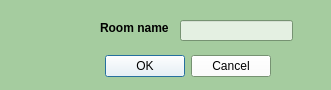
<?xml version="1.0" encoding="UTF-8"?>
<ui version="4.0">
 <class>AddRoomWindow</class>
 <widget class="QDialog" name="AddRoomWindow">
  <property name="geometry">
   <rect>
    <x>0</x>
    <y>0</y>
    <width>331</width>
    <height>90</height>
   </rect>
  </property>
  <property name="minimumSize">
   <size>
    <width>331</width>
    <height>90</height>
   </size>
  </property>
  <property name="maximumSize">
   <size>
    <width>331</width>
    <height>90</height>
   </size>
  </property>
  <property name="palette">
   <palette>
    <active>
     <colorrole role="WindowText">
      <brush brushstyle="SolidPattern">
       <color alpha="255">
        <red>0</red>
        <green>0</green>
        <blue>0</blue>
       </color>
      </brush>
     </colorrole>
     <colorrole role="Button">
      <brush brushstyle="SolidPattern">
       <color alpha="179">
        <red>255</red>
        <green>255</green>
        <blue>255</blue>
       </color>
      </brush>
     </colorrole>
     <colorrole role="Text">
      <brush brushstyle="SolidPattern">
       <color alpha="255">
        <red>0</red>
        <green>0</green>
        <blue>0</blue>
       </color>
      </brush>
     </colorrole>
     <colorrole role="BrightText">
      <brush brushstyle="SolidPattern">
       <color alpha="255">
        <red>64</red>
        <green>159</green>
        <blue>63</blue>
       </color>
      </brush>
     </colorrole>
     <colorrole role="ButtonText">
      <brush brushstyle="SolidPattern">
       <color alpha="255">
        <red>0</red>
        <green>0</green>
        <blue>0</blue>
       </color>
      </brush>
     </colorrole>
     <colorrole role="Base">
      <brush brushstyle="SolidPattern">
       <color alpha="179">
        <red>255</red>
        <green>255</green>
        <blue>255</blue>
       </color>
      </brush>
     </colorrole>
     <colorrole role="Window">
      <brush brushstyle="SolidPattern">
       <color alpha="255">
        <red>165</red>
        <green>204</green>
        <blue>159</blue>
       </color>
      </brush>
     </colorrole>
     <colorrole role="Accent">
      <brush brushstyle="SolidPattern">
       <color alpha="255">
        <red>64</red>
        <green>159</green>
        <blue>63</blue>
       </color>
      </brush>
     </colorrole>
    </active>
    <inactive>
     <colorrole role="WindowText">
      <brush brushstyle="SolidPattern">
       <color alpha="255">
        <red>0</red>
        <green>0</green>
        <blue>0</blue>
       </color>
      </brush>
     </colorrole>
     <colorrole role="Button">
      <brush brushstyle="SolidPattern">
       <color alpha="179">
        <red>255</red>
        <green>255</green>
        <blue>255</blue>
       </color>
      </brush>
     </colorrole>
     <colorrole role="Text">
      <brush brushstyle="SolidPattern">
       <color alpha="255">
        <red>0</red>
        <green>0</green>
        <blue>0</blue>
       </color>
      </brush>
     </colorrole>
     <colorrole role="BrightText">
      <brush brushstyle="SolidPattern">
       <color alpha="255">
        <red>64</red>
        <green>159</green>
        <blue>63</blue>
       </color>
      </brush>
     </colorrole>
     <colorrole role="ButtonText">
      <brush brushstyle="SolidPattern">
       <color alpha="255">
        <red>0</red>
        <green>0</green>
        <blue>0</blue>
       </color>
      </brush>
     </colorrole>
     <colorrole role="Base">
      <brush brushstyle="SolidPattern">
       <color alpha="179">
        <red>255</red>
        <green>255</green>
        <blue>255</blue>
       </color>
      </brush>
     </colorrole>
     <colorrole role="Window">
      <brush brushstyle="SolidPattern">
       <color alpha="255">
        <red>165</red>
        <green>204</green>
        <blue>159</blue>
       </color>
      </brush>
     </colorrole>
     <colorrole role="Accent">
      <brush brushstyle="SolidPattern">
       <color alpha="255">
        <red>64</red>
        <green>159</green>
        <blue>63</blue>
       </color>
      </brush>
     </colorrole>
    </inactive>
    <disabled>
     <colorrole role="Button">
      <brush brushstyle="SolidPattern">
       <color alpha="179">
        <red>255</red>
        <green>255</green>
        <blue>255</blue>
       </color>
      </brush>
     </colorrole>
     <colorrole role="BrightText">
      <brush brushstyle="SolidPattern">
       <color alpha="255">
        <red>64</red>
        <green>159</green>
        <blue>63</blue>
       </color>
      </brush>
     </colorrole>
     <colorrole role="Base">
      <brush brushstyle="SolidPattern">
       <color alpha="255">
        <red>165</red>
        <green>204</green>
        <blue>159</blue>
       </color>
      </brush>
     </colorrole>
     <colorrole role="Window">
      <brush brushstyle="SolidPattern">
       <color alpha="255">
        <red>165</red>
        <green>204</green>
        <blue>159</blue>
       </color>
      </brush>
     </colorrole>
     <colorrole role="Accent">
      <brush brushstyle="SolidPattern">
       <color alpha="255">
        <red>64</red>
        <green>159</green>
        <blue>63</blue>
       </color>
      </brush>
     </colorrole>
    </disabled>
   </palette>
  </property>
  <property name="windowTitle">
   <string>Add Room</string>
  </property>
  <widget class="QDialogButtonBox" name="confirm_room">
   <property name="geometry">
    <rect>
     <x>-70</x>
     <y>50</y>
     <width>341</width>
     <height>32</height>
    </rect>
   </property>
   <property name="orientation">
    <enum>Qt::Orientation::Horizontal</enum>
   </property>
   <property name="standardButtons">
    <set>QDialogButtonBox::StandardButton::Cancel|QDialogButtonBox::StandardButton::Ok</set>
   </property>
  </widget>
  <widget class="QLineEdit" name="room_name_input">
   <property name="geometry">
    <rect>
     <x>180</x>
     <y>20</y>
     <width>113</width>
     <height>21</height>
    </rect>
   </property>
   <property name="font">
    <font>
     <bold>true</bold>
    </font>
   </property>
   <property name="text">
    <string/>
   </property>
  </widget>
  <widget class="QLabel" name="label">
   <property name="geometry">
    <rect>
     <x>100</x>
     <y>20</y>
     <width>71</width>
     <height>16</height>
    </rect>
   </property>
   <property name="font">
    <font>
     <bold>true</bold>
    </font>
   </property>
   <property name="text">
    <string>Room name</string>
   </property>
  </widget>
  <widget class="QLabel" name="house_image">
   <property name="geometry">
    <rect>
     <x>10</x>
     <y>10</y>
     <width>71</width>
     <height>71</height>
    </rect>
   </property>
   <property name="palette">
    <palette>
     <active>
      <colorrole role="Button">
       <brush brushstyle="SolidPattern">
        <color alpha="179">
         <red>255</red>
         <green>255</green>
         <blue>255</blue>
        </color>
       </brush>
      </colorrole>
      <colorrole role="BrightText">
       <brush brushstyle="SolidPattern">
        <color alpha="255">
         <red>64</red>
         <green>159</green>
         <blue>63</blue>
        </color>
       </brush>
      </colorrole>
      <colorrole role="Base">
       <brush brushstyle="SolidPattern">
        <color alpha="179">
         <red>255</red>
         <green>255</green>
         <blue>255</blue>
        </color>
       </brush>
      </colorrole>
      <colorrole role="Window">
       <brush brushstyle="SolidPattern">
        <color alpha="255">
         <red>165</red>
         <green>204</green>
         <blue>159</blue>
        </color>
       </brush>
      </colorrole>
      <colorrole role="Accent">
       <brush brushstyle="SolidPattern">
        <color alpha="255">
         <red>64</red>
         <green>159</green>
         <blue>63</blue>
        </color>
       </brush>
      </colorrole>
     </active>
     <inactive>
      <colorrole role="Button">
       <brush brushstyle="SolidPattern">
        <color alpha="179">
         <red>255</red>
         <green>255</green>
         <blue>255</blue>
        </color>
       </brush>
      </colorrole>
      <colorrole role="BrightText">
       <brush brushstyle="SolidPattern">
        <color alpha="255">
         <red>64</red>
         <green>159</green>
         <blue>63</blue>
        </color>
       </brush>
      </colorrole>
      <colorrole role="Base">
       <brush brushstyle="SolidPattern">
        <color alpha="179">
         <red>255</red>
         <green>255</green>
         <blue>255</blue>
        </color>
       </brush>
      </colorrole>
      <colorrole role="Window">
       <brush brushstyle="SolidPattern">
        <color alpha="255">
         <red>165</red>
         <green>204</green>
         <blue>159</blue>
        </color>
       </brush>
      </colorrole>
      <colorrole role="Accent">
       <brush brushstyle="SolidPattern">
        <color alpha="255">
         <red>64</red>
         <green>159</green>
         <blue>63</blue>
        </color>
       </brush>
      </colorrole>
     </inactive>
     <disabled>
      <colorrole role="Button">
       <brush brushstyle="SolidPattern">
        <color alpha="179">
         <red>255</red>
         <green>255</green>
         <blue>255</blue>
        </color>
       </brush>
      </colorrole>
      <colorrole role="BrightText">
       <brush brushstyle="SolidPattern">
        <color alpha="255">
         <red>64</red>
         <green>159</green>
         <blue>63</blue>
        </color>
       </brush>
      </colorrole>
      <colorrole role="Base">
       <brush brushstyle="SolidPattern">
        <color alpha="255">
         <red>165</red>
         <green>204</green>
         <blue>159</blue>
        </color>
       </brush>
      </colorrole>
      <colorrole role="Window">
       <brush brushstyle="SolidPattern">
        <color alpha="255">
         <red>165</red>
         <green>204</green>
         <blue>159</blue>
        </color>
       </brush>
      </colorrole>
      <colorrole role="Accent">
       <brush brushstyle="SolidPattern">
        <color alpha="255">
         <red>64</red>
         <green>159</green>
         <blue>63</blue>
        </color>
       </brush>
      </colorrole>
     </disabled>
    </palette>
   </property>
   <property name="text">
    <string/>
   </property>
   <property name="pixmap">
    <pixmap>../art/huisje.png</pixmap>
   </property>
   <property name="scaledContents">
    <bool>true</bool>
   </property>
  </widget>
 </widget>
 <resources/>
 <connections>
  <connection>
   <sender>confirm_room</sender>
   <signal>accepted()</signal>
   <receiver>AddRoomWindow</receiver>
   <slot>accept()</slot>
   <hints>
    <hint type="sourcelabel">
     <x>248</x>
     <y>254</y>
    </hint>
    <hint type="destinationlabel">
     <x>157</x>
     <y>274</y>
    </hint>
   </hints>
  </connection>
  <connection>
   <sender>confirm_room</sender>
   <signal>rejected()</signal>
   <receiver>AddRoomWindow</receiver>
   <slot>reject()</slot>
   <hints>
    <hint type="sourcelabel">
     <x>316</x>
     <y>260</y>
    </hint>
    <hint type="destinationlabel">
     <x>286</x>
     <y>274</y>
    </hint>
   </hints>
  </connection>
 </connections>
</ui>
